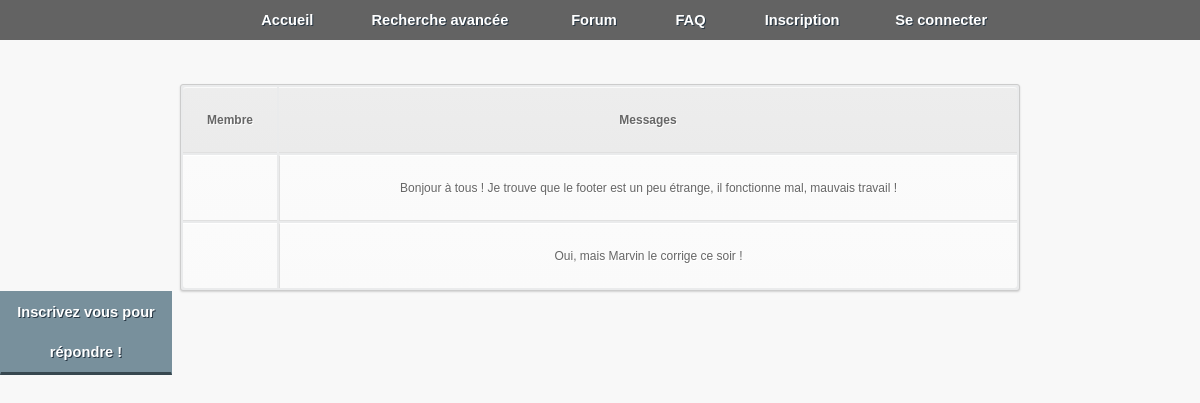
The page /fichiers_php/topic.php?id_topic=2 on the database its author committed.
### tables this page shows
CREATE TABLE IF NOT EXISTS `forum_topic` (
  `id_topic` int(11) NOT NULL AUTO_INCREMENT,
  `id_cat` int(11) DEFAULT NULL,
  `id_user` int(11) NOT NULL,
  `nom_topic` text NOT NULL,
  `topic_first_post` text NOT NULL,
  `nb_answer` int(11) DEFAULT NULL,
  `nb_views` int(11) DEFAULT NULL,
  `priority_topic` int(11) DEFAULT NULL,
  PRIMARY KEY (`id_topic`)
);

CREATE TABLE IF NOT EXISTS `forum_post` (
  `id_post` int(11) NOT NULL AUTO_INCREMENT,
  `id_user` int(11) NOT NULL,
  `id_topic` int(11) NOT NULL,
  `texte_post` text NOT NULL,
  PRIMARY KEY (`id_post`)
);

### fichiers_php/topic.php (the view, shortened to what this page needs)
<html>
<head>
    <link rel="stylesheet" href="../style.css" />
</head>
<body>
<header>
    <?php include("menus.php"); ?>
</header>
<div class="superglobal">
    <div class="global">
        <table class="tableau_forum_accueil">
            <tr>
                <th>Membre</th>
                <th>Messages</th>
            </tr>
            <?php
            $ret = $bdd -> prepare("SELECT topic_first_post FROM forum_topic WHERE id_topic=?");
            $ret -> execute(array($_GET['id_topic']));
            $premier_post = $ret -> fetch();
            echo "
            <tr>
                <td></td>
                <td>$premier_post[0]</td>
            </tr>
            ";
            $req = $bdd -> prepare("SELECT * FROM forum_post WHERE id_topic=?");
            $req -> execute(array($_GET['id_topic']));
            $nb = $req -> rowCount();
                for ($i=0;$i<$nb;$i++) {
                    $post = $req -> fetch();
                    ?>
                    <tr>
                        <td></td>
                        <td><?php echo $post[3];?></td>
                    </tr>
                <?php
                }
            ?>
        </table>
        <?php
        if(isset($_POST['message'])) {
            $req = $bdd -> prepare("INSERT INTO forum_post(id_user,id_topic,texte_post) VALUES(:auteur,:id_topic,:message)");
            $req -> execute(array(
                'auteur' => $_SESSION['userid'],
                'id_topic' => $_GET['id_topic'],
                'message' => $_POST['message'],
            ));
            echo '<div class="no_msg_r"><p><h7>Votre message à bien été posté !</h7><br/><br/></p></div>';
            }
        else {
        if(isset($_SESSION['userid'])){
            echo '
                        <div class="cadrec">
                                <div class="connex1">
                                    <form action="topic.php?id_topic='. $_GET['id_topic'] .'" method="post">
                                        <label for="password">Message</label><br/>
                                        <input type="text" name="message" id="message" /><br /><br/>
                                        <input type="submit" value="Poster" id="btn_connexion" /><br/><br/>
                                    </form>
                                </div>
                        </div>
                        ';
        }
        else {echo '<a href="sign_up.php" id="btn_connexion">Inscrivez vous pour répondre !</a>'; }
        }
        ?>
    </div>
</div>
</body>
</html>

### fichiers_css/style_menu.css (style rules this page uses)
body { margin: 0; }

### fichiers_css/style_accueil.css (style rules this page uses)
body { margin: 0px; background-color: rgb(248,248,248); }

### fichiers_css/style_connexion.css (style rules this page uses)
#btn_connexion { background-color: #78909C; border: 1px solid transparent; border-bottom: 3px solid #37474F; color: #fff; display: inline-block; width: 170px; text-align: center; text-decoration: none; line-height: 40px; text-shadow: 1px 1px 0px #283744; font-size: 11pt; font-family: 'PT Sans', Arial, sans-serif; font-weight: bold; }

### fichiers_css/footer.css (style rules this page uses)
.superglobal { min-height: 100%; }
.global { position: relative; min-height: 100%; margin: 0 auto; }

### fichiers_css/messagerie.css (style rules this page uses)
table { font-family:Arial, Helvetica, sans-serif; color:#666; font-size:12px; text-shadow: 1px 1px 0px #fff; background:#eaebec; border:#ccc 1px solid; -moz-border-radius:3px; -webkit-border-radius:3px; border-radius:3px; -moz-box-shadow: 0 1px 2px #d1d1d1; -webkit-box-shadow: 0 1px 2px #d1d1d1; box-shadow: 0 1px 2px #d1d1d1; }
table th { padding-top: 25px; padding-bottom: 25px; padding-left: 10px; padding-right: 10px; border-top:1px solid #fafafa; border-bottom:1px solid #e0e0e0; background: #ededed; background: -webkit-gradient(linear, left top, left bottom, from(#ededed), to(#ebebeb)); background: -moz-linear-gradient(top, #ededed, #ebebeb); }
table tr:first-child th:first-child { -moz-border-radius-topleft:3px; -webkit-border-top-left-radius:3px; border-top-left-radius:3px; }
table tr:first-child th:last-child { -moz-border-radius-topright:3px; -webkit-border-top-right-radius:3px; border-top-right-radius:3px; }
table tr { text-align: center; padding-left:20px; }
table td:first-child { border-left: 0; }
table td { padding-top: 25px; padding-bottom: 25px; padding-left: 10px; padding-right: 10px; border-top: 1px solid #ffffff; border-bottom:1px solid #e0e0e0; border-left: 1px solid #e0e0e0; background: #fafafa; background: -webkit-gradient(linear, left top, left bottom, from(#fbfbfb), to(#fafafa)); background: -moz-linear-gradient(top, #fbfbfb, #fafafa); }
table tr:last-child td { border-bottom:0; }
table tr:last-child td:first-child { -moz-border-radius-bottomleft:3px; -webkit-border-bottom-left-radius:3px; border-bottom-left-radius:3px; }
table tr:last-child td:last-child { -moz-border-radius-bottomright:3px; -webkit-border-bottom-right-radius:3px; border-bottom-right-radius:3px; }

### fichiers_css/forum.css (style rules this page uses)
.tableau_forum_accueil { text-align: center; margin-left: auto; margin-right: auto; margin-top: 7%; width: 70%; }

### rows shown on the page
forum_topic: topic_first_post "Bonjour à tous ! Je trouve que le footer est un peu étrange, il fonctionne mal, mauvais travail !"
forum_post: texte_post "Oui, mais Marvin le corrige ce soir !"
